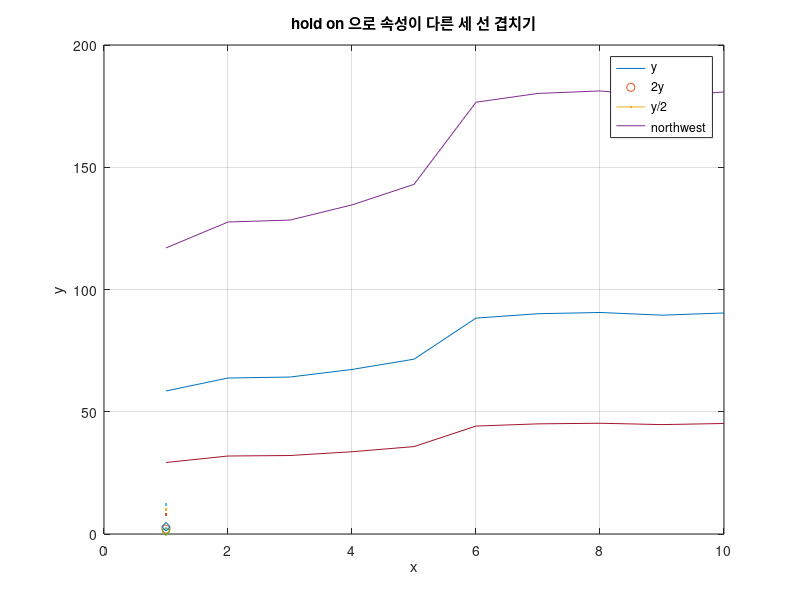

Recreate this plot in MATLAB. (Note: this script raises an error after producing the figure.)
% ex0501_holdstyle.m - 5.1.2 선마다 다른 속성을 주려면 hold on + 여러 plot
clear; clc; close all

x = 1:10;
y = [58.5 63.8 64.2 67.3 71.5 88.3 90.1 90.6 89.5 90.4];

plot(x, y,   LineWidth=2, Marker="o", MarkerSize=10)
hold on
plot(x, y*2, LineWidth=1, Marker="h", MarkerSize=12)
plot(x, y/2, LineWidth=3, Marker="d", MarkerSize=8)
hold off

title("hold on 으로 속성이 다른 세 선 겹치기")
xlabel("x"), ylabel("y"), grid on
legend("y", "2y", "y/2", Location="northwest")

theme(gcf, "light")              % R2026a 기본 테마는 dark 라 밝게 바꿔 저장한다
exportgraphics(gcf, "../../textbook/ch05/img/ex0501_holdstyle.png")
